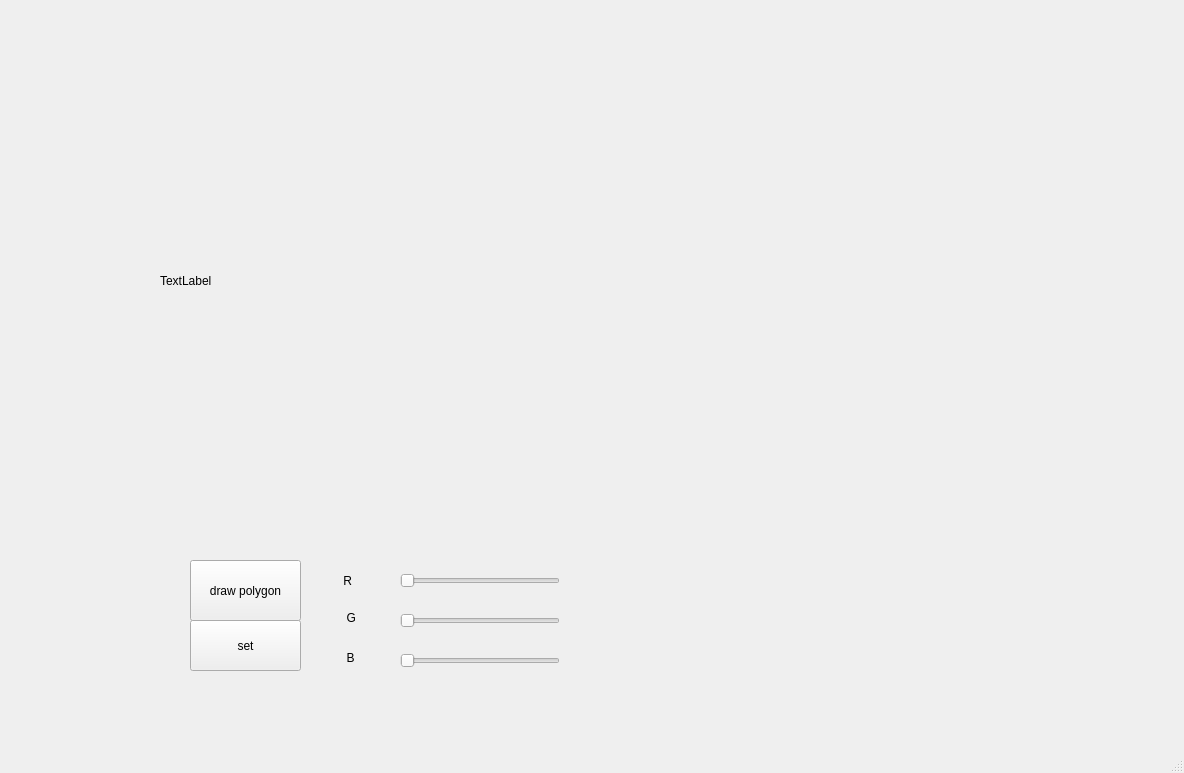
<?xml version="1.0" encoding="UTF-8"?>
<ui version="4.0">
 <class>MainWindow</class>
 <widget class="QMainWindow" name="MainWindow">
  <property name="geometry">
   <rect>
    <x>0</x>
    <y>0</y>
    <width>1184</width>
    <height>773</height>
   </rect>
  </property>
  <property name="windowTitle">
   <string>MainWindow</string>
  </property>
  <widget class="QWidget" name="centralwidget">
   <widget class="QPushButton" name="pushButton">
    <property name="geometry">
     <rect>
      <x>190</x>
      <y>560</y>
      <width>111</width>
      <height>61</height>
     </rect>
    </property>
    <property name="text">
     <string>draw polygon</string>
    </property>
   </widget>
   <widget class="QLabel" name="label">
    <property name="geometry">
     <rect>
      <x>160</x>
      <y>20</y>
      <width>621</width>
      <height>521</height>
     </rect>
    </property>
    <property name="text">
     <string>TextLabel</string>
    </property>
   </widget>
   <widget class="QSlider" name="horizontalSlider">
    <property name="geometry">
     <rect>
      <x>400</x>
      <y>570</y>
      <width>160</width>
      <height>22</height>
     </rect>
    </property>
    <property name="maximum">
     <number>255</number>
    </property>
    <property name="orientation">
     <enum>Qt::Horizontal</enum>
    </property>
   </widget>
   <widget class="QSlider" name="horizontalSlider_2">
    <property name="geometry">
     <rect>
      <x>400</x>
      <y>610</y>
      <width>160</width>
      <height>22</height>
     </rect>
    </property>
    <property name="maximum">
     <number>255</number>
    </property>
    <property name="orientation">
     <enum>Qt::Horizontal</enum>
    </property>
   </widget>
   <widget class="QSlider" name="horizontalSlider_3">
    <property name="geometry">
     <rect>
      <x>400</x>
      <y>650</y>
      <width>160</width>
      <height>22</height>
     </rect>
    </property>
    <property name="maximum">
     <number>255</number>
    </property>
    <property name="orientation">
     <enum>Qt::Horizontal</enum>
    </property>
   </widget>
   <widget class="QLabel" name="label_2">
    <property name="geometry">
     <rect>
      <x>300</x>
      <y>570</y>
      <width>71</width>
      <height>21</height>
     </rect>
    </property>
    <property name="text">
     <string>             R</string>
    </property>
   </widget>
   <widget class="QLabel" name="label_3">
    <property name="geometry">
     <rect>
      <x>320</x>
      <y>610</y>
      <width>56</width>
      <height>16</height>
     </rect>
    </property>
    <property name="text">
     <string>        G</string>
    </property>
   </widget>
   <widget class="QLabel" name="label_4">
    <property name="geometry">
     <rect>
      <x>330</x>
      <y>650</y>
      <width>56</width>
      <height>16</height>
     </rect>
    </property>
    <property name="text">
     <string>     B</string>
    </property>
   </widget>
   <widget class="QPushButton" name="pushButton_2">
    <property name="geometry">
     <rect>
      <x>190</x>
      <y>620</y>
      <width>111</width>
      <height>51</height>
     </rect>
    </property>
    <property name="text">
     <string>set</string>
    </property>
   </widget>
  </widget>
  <widget class="QMenuBar" name="menubar">
   <property name="geometry">
    <rect>
     <x>0</x>
     <y>0</y>
     <width>1184</width>
     <height>22</height>
    </rect>
   </property>
  </widget>
  <widget class="QStatusBar" name="statusbar"/>
 </widget>
 <resources/>
 <connections/>
</ui>
